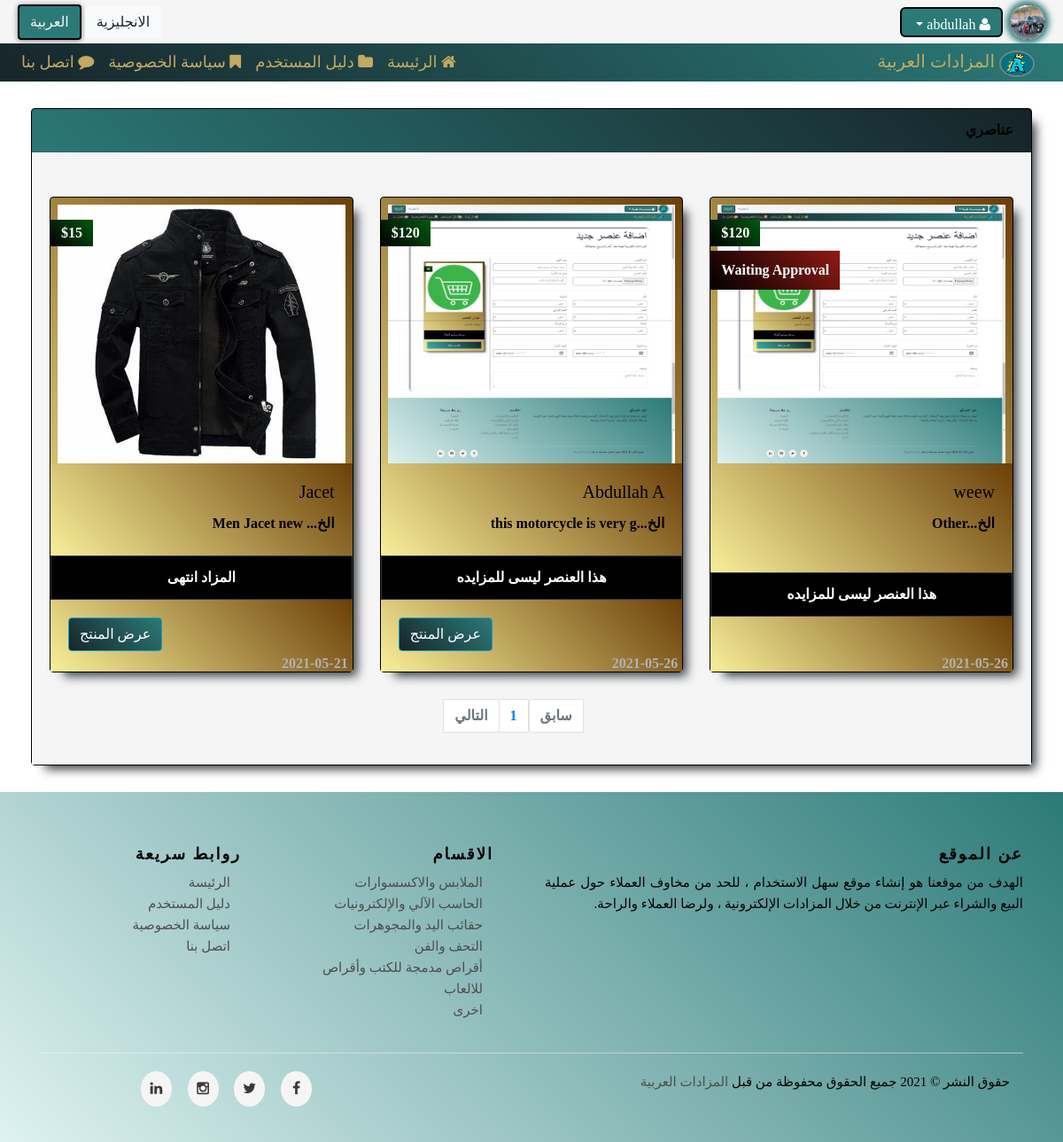
/myItems.php (signed in), run on the app's committed database.
### tables this page shows
CREATE TABLE `users` (
  `UserID` int(11) NOT NULL,
  `Username` varchar(255) NOT NULL,
  `Password` varchar(255) NOT NULL,
  `Email` varchar(255) NOT NULL,
  `FullName` varchar(255) NOT NULL,
  `PhoneNumber` int(11) NOT NULL,
  `Address` varchar(255) NOT NULL,
  `ProfilePic` varchar(255) NOT NULL,
  `BidPoint` int(11) NOT NULL,
  `SellingPoint` int(11) NOT NULL,
  `Balance` int(11) NOT NULL,
  `RegisteredDate` date NOT NULL,
  `GroupID` int(11) NOT NULL DEFAULT 0,
  `TrustStatus` int(11) NOT NULL DEFAULT 0,
  `RegStatus` int(11) NOT NULL DEFAULT 0
);

CREATE TABLE `items` (
  `Item_ID` int(11) NOT NULL,
  `Name` varchar(255) NOT NULL,
  `Description` text NOT NULL,
  `Price` int(11) NOT NULL,
  `TypeOfAuction` varchar(255) NOT NULL DEFAULT 'Demand',
  `AuctionStart` int(11) NOT NULL DEFAULT 0,
  `Add_Date` date NOT NULL,
  `Country_Made` varchar(255) NOT NULL,
  `City_Made` varchar(255) NOT NULL,
  `Image` varchar(255) NOT NULL,
  `Status` varchar(255) NOT NULL,
  `startBidding` datetime NOT NULL,
  `endBidding` datetime NOT NULL,
  `EndStatus` smallint(6) NOT NULL,
  `Active` tinyint(4) NOT NULL DEFAULT 0,
  `Cat_ID` int(11) NOT NULL,
  `Member_ID` int(11) NOT NULL
);

CREATE TABLE `categories` (
  `CatID` int(11) NOT NULL,
  `CatName` varchar(255) NOT NULL,
  `description` text NOT NULL,
  `Ordering` int(11) NOT NULL COMMENT 'sort categorise',
  `Parent` int(11) NOT NULL DEFAULT 0,
  `Visibility` tinyint(4) NOT NULL DEFAULT 0 COMMENT 'visibile section for the user',
  `AllowComment` tinyint(4) NOT NULL DEFAULT 0 COMMENT 'user can comments un section',
  `AllowAds` tinyint(4) NOT NULL DEFAULT 0 COMMENT 'user can add new ads'
);

### myItems.php (the view, shortened to what the rows shown need)
<?php
    include 'init.php';
    if($userStatus==0){
    if(isset($_SESSION['user'])){
        ?>
        <div class="profile">
            <div class="container">
                <div class="adverties">
                    <div class="card">
                        <div class="card-body">
                            <?php
                                    $limit =3;
                                    $page = isset($_GET['page']) && is_numeric($_GET['page']) ? intval($_GET['page']): 1 ;
                                    $start = ($page - 1) * $limit;
                                    $items = getItem2('Member_ID',$_SESSION['u_id'] , $start , $limit,1);
                                     if (!empty($items)){
                                        echo'<div class="row">';
                                         foreach($items as $item){
                                            $imgs = explode('|',$item['Image']);
                                             $COUNT =0;
                                             echo'<div class="adv col-12 col-xs-12 col-sm-12 col-md-6 col-lg-4">
                                                     <div class="card " style="">';
                                                    if($item['Active']==0){echo '<span class="Approval">Waiting Approval</span>';}
                                                    echo'<span class="price-tag">$'.$item['Price'].'</span>
                                                         <img class="card-img-top" src="controlPanel/uploads/item_pic/'. $imgs[0] .'" height="300px" width="280"alt="Card image cap">
                                                         <div class="card-body">
                                                             <h5 class="card-title">'.$item['Name']  .'</h5>
                                                             <p class="card-text">'.substr($item['Description'],0,25).lang('...etc').'</p>
                                                         </div>
                                                         <ul class="list-group list-group-flush">
                                                            <li class="list-group-item text-center">';
                                                            $start = strtotime($item['startBidding']);
                                                            $strdate = strtotime(date('Y-m-d H:i:s'));
                                                            $end = strtotime($item['endBidding']);
                                                            if(($start <= $strdate) && ($end > $strdate)){
                                                                echo time_elapsed_A($end-$strdate,$COUNT);
                                                            }else if (($start > $strdate ) && ($start !==0) && ($end > $strdate)){
                                                                echo lang('Will Be Start At ').' <strong>' . date('Y-m-d',$start).'</strong>' ;
                                                            }else if($strdate>=$end && $start!=$end){
                                                                echo lang('The Auction Is Ended');
                                                            }else if($start == strtotime('0000-00-00 00:00:00') && ($end == strtotime('0000-00-00 00:00:00'))){
                                                                echo lang('This Item Not For Bindding');
                                                            }echo '</li>';
                                                            echo'
                                                        </ul>
                                                         <div class="card-body adsw">';
                                                         if($item['Active']==1){echo '<a href="item.php?item_id='.$item['Item_ID'].'" class="card-link btn btn-info" >'.lang('Show').'</a>';}
                                                         echo '<span class="Add_Date">'.$item['Add_Date'].'</span>
                                                         </div>
                                                     </div>
                                                 </div>';
                                         }
                                         echo'</div>';
                                     }else{
                                         echo '<div class="alert alert-danger"><strong>'.lang('there is no category in this id').'</strong></div>';
                                     }
                            ?>
                        </div>
                    </div>
                </div>
            </div>
        </div>
    <?php
    }else{
        header('Location:index.php');
        exit();
    }
}else{
    header('Location:index.php');
    exit();
}
    include $temp . 'footer.php';
?>

### includes/templates/header.php (shortened to what the rows shown need)
<!doctype html>
<html lang="en">
  <head>
    <link rel="stylesheet" href="<?php echo $css ;?>font-awesome.min.css"/>
    <link rel="stylesheet" href="https://maxcdn.bootstrapcdn.com/bootstrap/4.0.0/css/bootstrap.min.css">
    <link rel="stylesheet" href="<?php echo $css . $style ;?>"/>
  </head>
    <body>
            <div class="upper-bar">
            <div class="lang">
            <a href="<?php if(isset($import)){echo 'index.php';}else{echo $_SERVER['PHP_SELF'];}?>?lang=en" class="btn btn-light <?php if($_SESSION['LANG'] !== 'arabic') {echo 'activelANG';}?>"><?php echo lang('english');?></a>
            <a href="<?php if(isset($import)){echo 'index.php';}else{echo $_SERVER['PHP_SELF'];}?>?lang=ar" class="btn btn-light <?php if($_SESSION['LANG'] !== 'english') {echo 'activelANG';}?>"><?php echo lang('arabic');?></a>
            </div>
                <?php
                    if(isset($_SESSION['user'])){
                        $userStatus = checkUserActive($_SESSION['user']);
                        if($userStatus == 1){;?>
                        <img class="rounded-circle" height="40" width="40" src="controlPanel/uploads/profile_pic/def-pic.png"/>
                        <?php
                            echo '<a href="validateEmail.php" class="dddd btn btn-info">'; echo lang('Validate Email For Active Acount'); echo '</a>';
                            echo ' <a href="logout.php" class="dddd btn btn-danger">';echo lang('logout'); echo '</a>';
                        }else{$getUser = getUserInfo($_SESSION['u_id']);
                            ?>
                            <img class="rounded-circle" height="40" width="40" src="controlPanel/uploads/profile_pic/<?php echo $getUser['ProfilePic'];?>"/>
                            <div class="dropdown upper-bar-drop">
                            <button class="btn btn-primary dropdown-toggle" type="button" id="dropdownMenuButton" data-toggle="dropdown" aria-haspopup="true" aria-expanded="false">
                                <i class="fa fa-user"></i> <?php echo $_SESSION['user'];?>
                            </button>
                        </div>
                        <?php }
                    }else{echo '
                    <div class="login-sign ">
                        <a  href="login.php">
                            <span class="log-text">'; echo lang('login'); echo '</span>
                        </a>
                        |
                        <a  href="signup.php">
                            <span class="sing-text">'; echo lang('signup'); echo '</span>
                    ';}?>
                </div>

### includes/templates/footer.php (shortened to what the rows shown need)
<div class="footer">
            <footer class="site-footer">
                <div class="container">
                    <div class="row">
                        <div class="col-6 col-md-3">
                            <ul class="footer-links">
                                <?php $cats = getCat('where Parent = 0');
                                    foreach($cats as $cat){
                                        echo '<li><a href="Category.php?Catid='.$cat['CatID'].'">'.lang($cat['CatName']).'</a></li>';
                                    }
                                ?>
                            </ul>
                        </div>
                    </div>
                </div>
            </footer>
        </div>
  </body>
</html>

### data on the page
users: ProfilePic (picture)
items: Active "Waiting Approval", Price "120", Name "weew", Description "Other", Add_Date "2021-05-26"
items: Price "120", Name "Abdullah A", Description "this motorcycle is very g", Add_Date "2021-05-26"
items: Price "15", shows a picture, Name "Jacet", Description "Men Jacet new", Add_Date "2021-05-21"
categories: CatName "الملابس والاكسسوارات"
categories: CatName "الحاسب الآلي والإلكترونيات"
categories: CatName "حقائب اليد والمجوهرات"
categories: CatName "التحف والفن"
categories: CatName "أقراص مدمجة للكتب وأقراص للالعاب"
categories: CatName "اخرى"

### other printed values
lang('english') "الانجليزية"
lang('arabic') "العربية"
$_SESSION['user'] "abdullah"
lang('Arab-Auctions') "المزادات العربية"
lang('Home') "الرئيسة"
lang('manual') "دليل المستخدم"
lang('privacy policy') "سياسة الخصوصية"
lang('Contact Us') "اتصل بنا"
lang('My Items') "عناصري"
lang('Previous') "سابق"
lang('Next') "التالي"
lang('About') "عن الموقع"
lang('Categories') "الاقسام"
lang('Quick Links') "روابط سريعة"
lang('Copyright &copy; 2021 All Rights Reserved By') "حقوق النشر © 2021 جميع الحقوق محفوظة من قبل"
